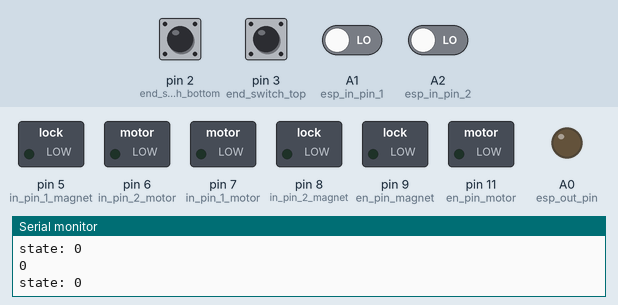
A sketch run on a simulated Arduino Uno, built with avr-gcc and run on an emulated ATmega328P. On the bench: switched loads named in the sketch (green lamp = pin HIGH), output pins drawn as LEDs (lit = HIGH), the last lines printed to the serial monitor. Inputs (shaded band) come from the test bench; at power-on: pin 2 (end_switch_bottom), pin 3 (end_switch_top) HIGH, A1 (esp_in_pin_1), A2 (esp_in_pin_2) LOW.

Above: at 1.2 s.
1.3 s: A2 (esp_in_pin_2) driven HIGH
At 2.7 s:
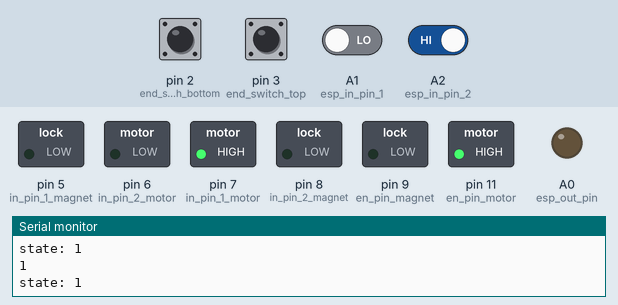
3.0 s: pin 2 (end_switch_bottom) pulled LOW for 0.15 s
At 3.8 s:
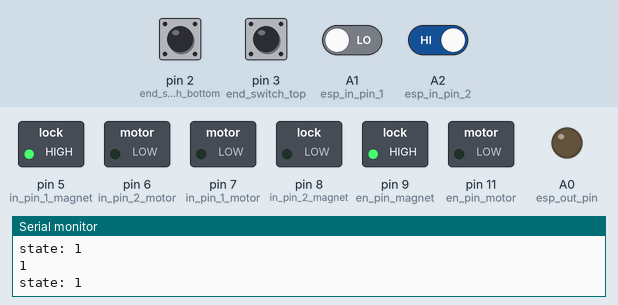
At 4.6 s:
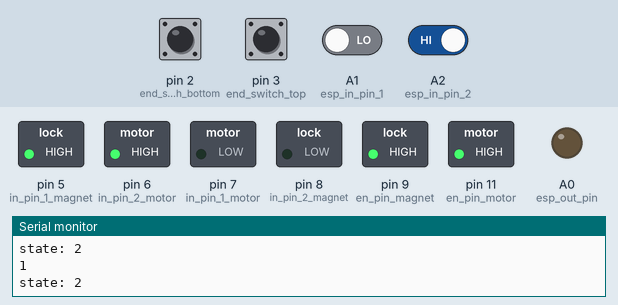
Timing chart, 0 to 6.1 s (numbered marks = the images above; inputs shaded):
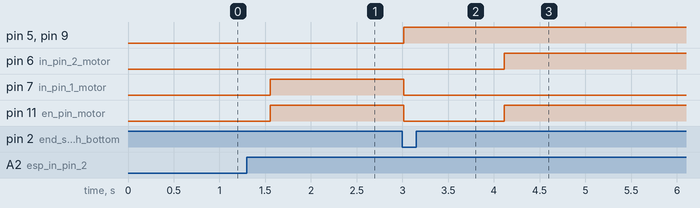

Measured:
- after the input at 1.3 s, pin 7 (in_pin_1_motor), pin 11 (en_pin_motor): LOW → HIGH after 0.25 s
- after the input at 3.0 s, pin 5 (in_pin_1_magnet), pin 9 (en_pin_magnet): LOW → HIGH at once; pin 6 (in_pin_2_motor): LOW → HIGH after 1.1 s; pin 7 (in_pin_1_motor): HIGH → LOW at once; pin 11 (en_pin_motor): HIGH → LOW at once, → HIGH 1.1 s later

The sketch:

loddstyring.ino
```cpp
#include <Wire.h>
#include <Adafruit_MMA8451.h>
#include <Adafruit_Sensor.h>
#include <ArduinoJson.h>


volatile bool esp_flank_positive = 0;/*variabel som representerer systemtilstand*/


int en_pin_motor = 11; /*Motorpins*/
int in_pin_1_motor = 7;
int in_pin_2_motor = 6;

int en_pin_magnet= 9;/*Magnetpins*/
int in_pin_1_magnet = 5;
int in_pin_2_magnet= 8;

int end_switch_top = 3; /*Endebryterpins*/
int end_switch_bottom = 2;

int esp_in_pin_1 = A1;
int esp_in_pin_2 = A2;
int esp_out_pin = A0;
int esp_inp_debounce_timer = false;
int esp_inp_debounce_time = 0;
int esp_inp_prev = 0;
int esp_inp = 0;

int state = 0;

int input = 0;


void onRise();

void setup() {
  Serial.begin(9600);

  pinMode(en_pin_motor,OUTPUT);
  pinMode(in_pin_1_motor, OUTPUT);
  pinMode(in_pin_2_motor,OUTPUT);

  digitalWrite(en_pin_motor,LOW);
  digitalWrite(in_pin_1_motor,LOW);
  digitalWrite(in_pin_2_motor,LOW);

  pinMode(en_pin_magnet,OUTPUT);
  pinMode(in_pin_1_magnet, OUTPUT);
  pinMode(in_pin_2_magnet,OUTPUT);

  digitalWrite(en_pin_magnet,LOW);
  digitalWrite(in_pin_1_magnet,LOW);
  digitalWrite(in_pin_2_magnet,LOW);

  pinMode(end_switch_top, INPUT_PULLUP);
  pinMode(end_switch_bottom, INPUT_PULLUP);

  pinMode(esp_in_pin_1,INPUT);
  pinMode(esp_in_pin_2,INPUT);
  pinMode(esp_out_pin,OUTPUT);
  digitalWrite(esp_out_pin,LOW);


}


void motor_raise(){
  analogWrite(en_pin_motor,0);
  delay(100);
  analogWrite(en_pin_motor,255);
  digitalWrite(in_pin_1_motor,LOW);
  digitalWrite(in_pin_2_motor,HIGH);

}
void motor_lower(){
  analogWrite(en_pin_motor,0);
  delay(100);
  analogWrite(en_pin_motor,255);
  digitalWrite(in_pin_1_motor,HIGH);
  digitalWrite(in_pin_2_motor,LOW);

}
void motor_stop(){
  analogWrite(en_pin_motor,0);
  digitalWrite(in_pin_1_motor,LOW);
  digitalWrite(in_pin_2_motor,LOW);

}
void motor_prevent_rotation(){
  analogWrite(en_pin_motor,79);
  digitalWrite(in_pin_1_motor,LOW);
  digitalWrite(in_pin_2_motor,HIGH);

}
void magnet_on(){
  analogWrite(en_pin_magnet,255);
  digitalWrite(in_pin_1_magnet,HIGH);
  digitalWrite(in_pin_2_magnet,LOW);

}
void magnet_drop(){
  analogWrite(en_pin_magnet,255);
  digitalWrite(in_pin_1_magnet,LOW);
  digitalWrite(in_pin_2_magnet,HIGH);
  }
void magnet_off(){
  analogWrite(en_pin_magnet,0);
  digitalWrite(in_pin_1_magnet,LOW);
  digitalWrite(in_pin_2_magnet,LOW);

}
void check_for_esp_inp(){
  int bit_one = digitalRead(esp_in_pin_1);
  int bit_two = digitalRead(esp_in_pin_2);
  int esp_inp_temp = (bit_one<<1)|bit_two;
Serial.println(esp_inp_temp);
 if (((esp_inp_temp == 1) || (esp_inp_temp == 2)) && (!esp_inp_debounce_timer) && (esp_inp_temp!=esp_inp)){
    esp_inp_prev = esp_inp_temp;
    esp_inp_debounce_timer = true;
    esp_inp_debounce_time = millis();
 }
 if (esp_inp_debounce_timer && (millis()-esp_inp_debounce_time)>100 && esp_inp_temp == esp_inp_prev){
  esp_inp = esp_inp_temp;
  esp_inp_debounce_timer = false;
  Serial.println("went through");
 }

}
void loop() {
check_for_esp_inp();
 Serial.print("state: ");
 Serial.println(state);
 switch(state){
      case 0:


        if (esp_inp==1){
          Serial.println("her");
      esp_flank_positive = false;
      state = 1;
      motor_lower();


     }
    break;


      case 1:


        if (digitalRead(end_switch_bottom)==LOW){

          motor_stop();
           magnet_on();
          delay(1000);
          motor_raise();
          state = 2;
        }
        break;
      case 2:

        if (digitalRead(end_switch_top)==LOW){
          Serial.println("reached drop position");
          digitalWrite(esp_out_pin,HIGH);
          motor_prevent_rotation();

          state = 3;
        }
        break;

      case 3:
       digitalWrite(esp_out_pin,HIGH);
        if (esp_inp == 2){

          magnet_drop();
          delay(500);
          magnet_off();
          motor_stop();
          state = 0;
          digitalWrite(esp_out_pin,LOW);

        }
        break;


    }}


  // put your main code here, to run repeatedly:
```
